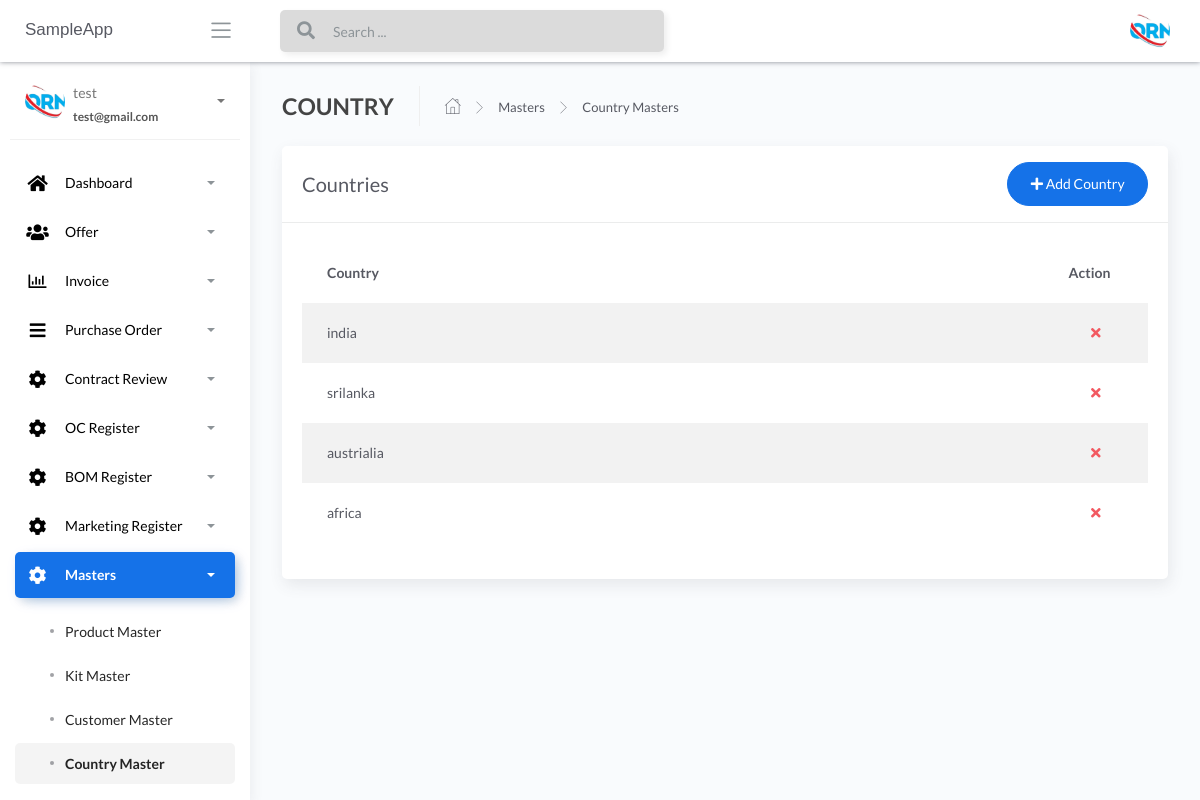
The app's page /Country-masters (signed in), older data.
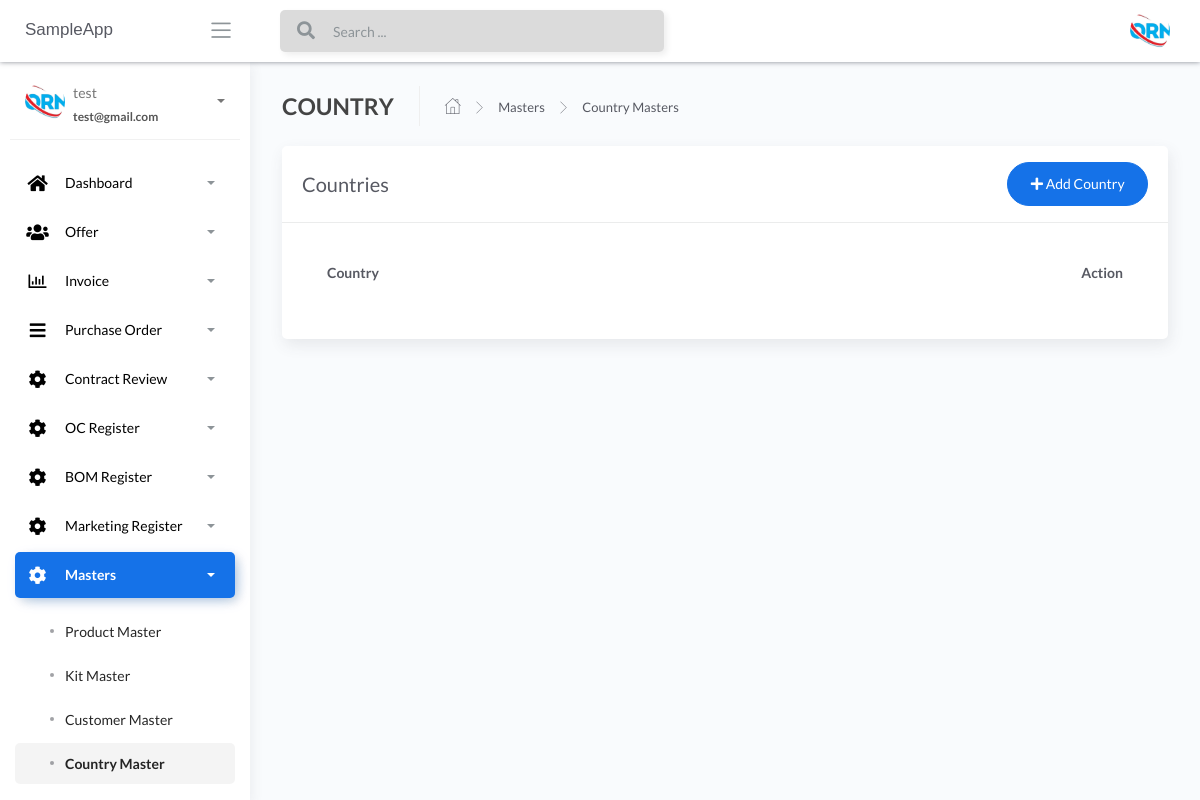
The same page, newer data.
### apps/authentication/models.py (models this page shows, shortened)
class Users(db.Model, UserMixin):
    __tablename__ = 'Users'
    id = db.Column(db.Integer, primary_key=True)
    username = db.Column(db.String(64), unique=True)
    email = db.Column(db.String(64), unique=True)
    password = db.Column(db.LargeBinary)

### apps/home/models.py (models this page shows, shortened)
class CountryMaster(db.Model):
    __tablename__ = "CountryMaster"
    id = db.Column(db.Integer, primary_key=True)
    country_name_temp = db.Column(db.String())

### apps/home/routes.py (the view, shortened to what this page needs)
@blueprint.route('/Country-masters', methods=['GET', 'POST'])
@login_required
def Country_masters():
    if request.method == 'GET':
        users = CountryMaster.query.all()
        return render_template('home/Country-masters.html', users=users, segment='Country-masters')

### apps/__init__.py (called while the page is built)
def configure_database(app):
    @app.before_first_request
    def initialize_database():
        db.create_all()
    @app.teardown_request
    def shutdown_session(exception=None):
        db.session.remove()

### apps/authentication/models.py (called while the page is built)
@login_manager.user_loader
def user_loader(id):
    return Users.query.filter_by(id=id).first()

### apps/templates/home/Country-masters.html (shortened to what this page needs)
{% extends "layouts/base.html" %}
{% block content %}
<div class="content">
	<div class="page-inner">
		<div class="page-header">
			<h4 class="page-title">COUNTRY</h4>
			<ul class="breadcrumbs">
				<li class="nav-home">
					<a href="#">
						<i class="flaticon-home"></i>
					</a>
				</li>
				<li class="separator">
					<i class="flaticon-right-arrow"></i>
				</li>
				<li class="nav-item">
					<a href="#">Masters</a>
				</li>
				<li class="separator">
					<i class="flaticon-right-arrow"></i>
				</li>
				<li class="nav-item">
					<a href="#">Country Masters</a>
				</li>
			</ul>
		</div>
		<div class="row">
			<div class="col-md-12">
				<div class="card">
					<div class="card-header">
						<div class="d-flex align-items-center">
							<h4 class="card-title">Countries</h4>
							<button class="btn btn-primary btn-round ml-auto" data-toggle="modal"
								data-target="#addRowModal">
								<i class="fa fa-plus"></i>
								Add Country
							</button>
						</div>
					</div>
					<div class="card-body">
						<div class="table-responsive">
							<table id="add-row" class="display table table-striped table-hover">
								<thead>
									<tr>
										<th>Country</th>
										<th style="width: 10%">Action</th>
									</tr>
								</thead>
								<tbody>
									{% for user in users %}
									<tr {% if loop.index %2==0 %} {% else %} {% endif %}>
										<td>{{user.country_name_temp}}</td>
										<td>
											<div class="form-button-action">
												<span style="font-size: 24px;color:red;">
													<a href="/{{user.id}}/deletecountry" type="button"
														data-toggle="tooltip" title="" class="btn btn-link btn-danger"
														data-original-title="Remove"> <i class="fas fa-times"></i></a>
												</span>
											</div>
										</td>
									</tr>
									{% endfor %}
								</tbody>
							</table>
						</div>
					</div>
				</div>
			</div>
		</div>
	</div>
</div>
{% endblock content %}

### apps/templates/layouts/base.html (shortened to what this page needs)
<!DOCTYPE html>
<html lang="en">
<head>
	<link rel="stylesheet" href="/static/assets/css/bootstrap.min.css">
	<link rel="stylesheet" href="/static/assets/css/atlantis.min.css">
</head>
<body data-background-color="white">
	<div class="wrapper">
        {% include 'includes/navigation.html' %}
        {% include 'includes/sidebar.html' %}
		<div class="main-panel">
			{% block content %}{% endblock content %}
		</div>
	</div>
</body>
</html>

### apps/templates/includes/navigation.html (shortened to what this page needs)
		<div class="main-header">
			<div class="logo-header" data-background-color="white">
				<a href="" class="logo">
					<h style="font-family: Arial">SampleApp</h>
				</a>
				<div class="nav-toggle">
					<button class="btn btn-toggle toggle-sidebar">
						<i class="icon-menu"></i>
					</button>
				</div>
			</div>
			<nav class="navbar navbar-header navbar-expand-lg" data-background-color="white">
				{% if current_user.is_authenticated %}
				<div class="container-fluid">
					<div class="collapse" id="search-nav">
						<form class="navbar-left navbar-form nav-search mr-md-3">
							<div class="input-group">
								<div class="input-group-prepend">
									<button type="submit" class="btn btn-search pr-1">
										<i class="fa fa-search search-icon"></i>
									</button>
								</div>
								<input type="text" placeholder="Search ..." class="form-control">
							</div>
						</form>
					</div>
					<ul class="navbar-nav topbar-nav ml-md-auto align-items-center">
						<li class="nav-item dropdown hidden-caret">
							<a class="dropdown-toggle profile-pic" data-toggle="dropdown" href="#" aria-expanded="false">
								<div class="avatar-sm">
									<img src="/static/assets/img/logo.jpg" alt="..." class="avatar-img rounded-circle">
								</div>
							</a>
						</li>
					</ul>
				</div>
				{% endif %}
			</nav>
        </div>

### apps/templates/includes/sidebar.html (shortened to what this page needs)
		<div class="sidebar sidebar-style-2" data-background-color="white">
			<div class="sidebar-wrapper scrollbar scrollbar-inner">
				<div class="sidebar-content">
				{% if current_user.is_authenticated %}
					<div class="user">
						<div class="avatar-sm float-left mr-2">
							<img src="/static/assets/img/logo.jpg" alt="..." class="avatar-img rounded-circle">
						</div>
						<div class="info">
							<a data-toggle="collapse" href="#collapseExample" aria-expanded="true">
								<span>
									{{ current_user.username }}
									<span class="user-level">
										{{ current_user.email }}
									</span>
									<span class="caret"></span>
								</span>
							</a>
						</div>
					</div>
					<ul class="nav nav-primary">
						<li class="nav-item {% if 'dashboard' in segment %} active {% endif %}">
							<a data-toggle="collapse" href="#dashboard" aria-expanded="false">
								<i style="color:black;" class="fas fa-home"></i>
								<p style="color:black;">Dashboard</p>
								<span class="caret"></span>
							</a>
						</li>
						<li class="nav-item {% if 'offer-' in segment %} active {% endif %}">
							<a data-toggle="collapse" href="#base">
								<i  style="color:black;" class="fas fa-users"></i>
								<p  style="color:black;">Offer</p>
								<span class="caret"></span>
							</a>
						</li>
						<li class="nav-item {% if 'invoice' in segment %} active {% endif %}">
							<a data-toggle="collapse" href="#invoice">
								<i  style="color:black;" class="far fa-chart-bar"></i>
								<p  style="color:black;">Invoice</p>
								<span class="caret"></span>
							</a>
						</li>
						<li class="nav-item {% if 'purchaseorder' in segment %} active {% endif %}">
							<a data-toggle="collapse" href="#purchaseorder">
								<i  style="color:black;" class="fas fa-bars"></i>
								<p  style="color:black;">Purchase Order</p>
								<span class="caret"></span>
							</a>
						</li>
						<li class="nav-item {% if 'contractreview' in segment %} active {% endif %}">
							<a data-toggle="collapse" href="#contractreview">
								<i  style="color:black;" class="fas fa-cog fa-spin"></i>
								<p  style="color:black;">Contract Review</p>
								<span class="caret"></span>
							</a>
						</li>
						<li class="nav-item {% if 'OcRegister' in segment %} active {% endif %}">
							<a data-toggle="collapse" href="#OcRegister">
								<i  style="color:black;" class="fas fa-cog fa-spin"></i>
								<p  style="color:black;">OC Register</p>
								<span class="caret"></span>
							</a>
						</li>
						<li class="nav-item {% if 'BOMRegister' in segment %} active {% endif %}">
							<a data-toggle="collapse" href="#BOMRegister">
								<i  style="color:black;" class="fas fa-cog fa-spin"></i>
								<p  style="color:black;">BOM Register</p>
								<span class="caret"></span>
							</a>
						</li>
						<li class="nav-item {% if 'MarketingRegister' in segment %} active {% endif %}">
							<a data-toggle="collapse" href="#MarketingRegister">
								<i  style="color:black;" class="fas fa-cog fa-spin"></i>
								<p  style="color:black;">Marketing Register</p>
								<span class="caret"></span>
							</a>
						</li>
						<li class="nav-item {% if 'masters' in segment %} active {% endif %}">
							<a data-toggle="collapse" href="#masters">
								<i  style="color:black;" class="fas fa-cog fa-spin"></i>
								<p  style="color:black;">Masters</p>
								<span class="caret"></span>
							</a>
							<div class="collapse {% if 'masters' in segment %} show {% endif %}" id="masters">
								<ul class="nav nav-collapse">
									<li class="{% if 'Product-masters' in segment %} active {% endif %}">
										<a href="/Product-masters">
											<span  style="color:black;" class="sub-item">Product Master</span>
										</a>
									</li>
									<li class="{% if 'Kit-masters' in segment %} active {% endif %}">
										<a href="/Kit-masters">
											<span  style="color:black;"class="sub-item">Kit Master</span>
										</a>
									</li>
									<li class="{% if 'Customer-masters' in segment %} active {% endif %}">
										<a href="/Customer-masters">
											<span  style="color:black;" class="sub-item">Customer Master</span>
										</a>
									</li>
									<li class="{% if 'Country-masters' in segment %} active {% endif %}">
										<a href="/Country-masters">
											<span  style="color:black;" class="sub-item">Country Master</span>
										</a>
									</li>
									<li class="{% if 'State-masters' in segment %} active {% endif %}">
										<a href="/State-masters">
										</a>
									</li>
								</ul>
							</div>
						</li>
					</ul>
				{% endif %}
				</div>
			</div>
		</div>

Row changes from the older to the newer data that the page shows:
removed CountryMaster: country_name_temp "india"
removed CountryMaster: country_name_temp "srilanka"
removed CountryMaster: country_name_temp "austrialia"
removed CountryMaster: country_name_temp "africa"
